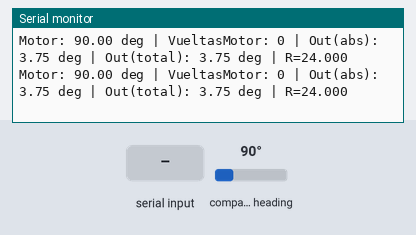
The sketch below on a simulated Arduino Uno, built with avr-gcc and run on an emulated ATmega328P. Parts: the last lines printed to the serial monitor. Wiring (inferred from the names in the program): AS5600 angle sensor at I2C address 0x36. The inputs (shaded band) are chosen by the test bench; at power-on: compass heading 90°.

Above: at 1.2 s.
1.3 s: "zero\n" received over Serial
At 1.46 s:
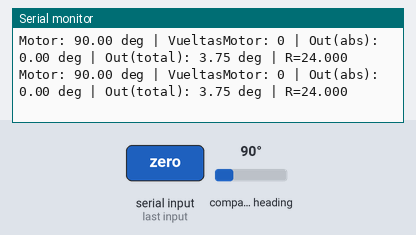
2.8 s: compass heading set to 180°
At 2.8 s:
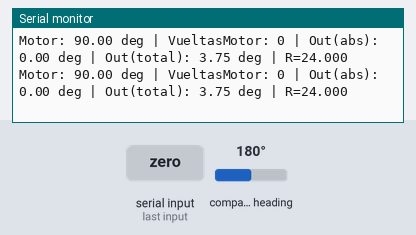
5.8 s: "r?\n" received over Serial
8.8 s: compass heading set to 269°
At 8.8 s:
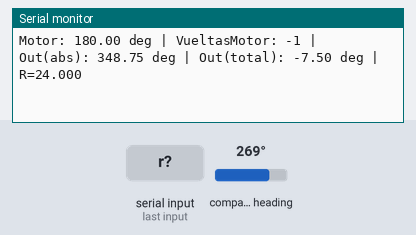
11.8 s: "r=\n" received over Serial
13.4 s: "1\n" received over Serial
Timing chart, 0 to 15.9 s (numbered marks = the images above; inputs shaded):
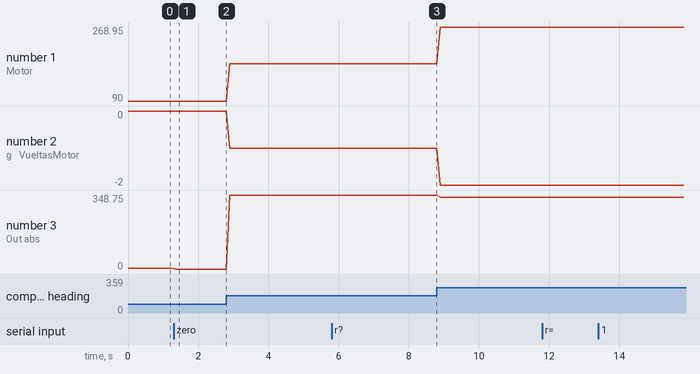

The sketch:

Encoder.ino
```cpp
#include <Wire.h>

#define AS5600_ADDR 0x36
#define RAW_ANGLE_REG 0x0C

// ==== CONFIGURACIÓN ====
// Ajusta tu relación de engranajes aquí:
double GEAR_RATIO = 24.0;   // Ej.: 101.0 o 217.0
const float HYST = 20.0;      // Histéresis en grados para detección de wrap

// ==== ESTADO ====
float lastAngleMotor = -1.0;     // Último ángulo (0..360)
long vueltasMotor = 0;           // Contador de vueltas del motor (+/-)
double ceroSalidaDeg = 0.0;      // Offset de "cero" en el eje de salida (deg)

uint16_t readRawAngle() {
  Wire.beginTransmission(AS5600_ADDR);
  Wire.write(RAW_ANGLE_REG);
  Wire.endTransmission();
  Wire.requestFrom(AS5600_ADDR, 2);

  if (Wire.available() >= 2) {
    uint16_t hi = Wire.read();
    uint16_t lo = Wire.read();
    return (hi << 8) | lo;  // 0..4095
  }
  return 0;
}

float readAngleMotorDeg() {
  uint16_t raw = readRawAngle();         // 0..4095
  return (raw * 360.0f) / 4096.0f;       // 0..360 (no inclusivo)
}

void maybeUpdateWrap(float ang) {
  if (lastAngleMotor < 0.0f) { // primera lectura
    lastAngleMotor = ang;
    return;
  }
  float diff = ang - lastAngleMotor;

  // Normaliza diff a (-180, 180]
  if (diff > 180.0f)  diff -= 360.0f;
  if (diff <= -180.0f) diff += 360.0f;

  // Detección de cruce por 0 con histéresis
  // Si veníamos subiendo y pasamos 360->0, diff negativo grande
  if (diff < -HYST) {
    vueltasMotor += 1;  // Completó una vuelta en sentido + (CW según montaje)
  }
  // Si veníamos bajando y pasamos 0->360, diff positivo grande
  else if (diff > HYST) {
    vueltasMotor -= 1;  // Vuelta en sentido - (CCW)
  }

  lastAngleMotor = ang;
}

void printStatus(float angMotor, double angOutAbs, double angOutTotal) {
  Serial.print("Motor: ");
  Serial.print(angMotor, 2);
  Serial.print(" deg | VueltasMotor: ");
  Serial.print(vueltasMotor);
  Serial.print(" | Out(abs): ");
  Serial.print(angOutAbs, 2);
  Serial.print(" deg | Out(total): ");
  Serial.print(angOutTotal, 2);
  Serial.print(" deg | R=");
  Serial.println(GEAR_RATIO, 3);
}

void handleSerial() {
  if (!Serial.available()) return;
  String s = Serial.readStringUntil('\n');
  s.trim();
  s.toLowerCase();

  if (s == "zero") {
    // Fija la posición actual de salida a 0
    float angMotor = readAngleMotorDeg();
    maybeUpdateWrap(angMotor);
    double thetaMotorTotal = 360.0 * (double)vueltasMotor + angMotor; // deg
    double thetaOutTotal   = thetaMotorTotal / GEAR_RATIO;            // deg
    // Queremos que out_abs = 0 en esta posición => cero = angOutTotal mod 360
    ceroSalidaDeg = fmod(thetaOutTotal, 360.0);
    if (ceroSalidaDeg < 0) ceroSalidaDeg += 360.0;
    Serial.println("Cero de salida fijado a 0 deg en la posición actual.");
  } else if (s == "r?") {
    Serial.print("Relacion actual R = ");
    Serial.println(GEAR_RATIO, 6);
  } else if (s.startsWith("r=")) {
    String val = s.substring(2);
    double nuevoR = val.toDouble();
    if (nuevoR > 0.1 && nuevoR < 10000.0) {
      GEAR_RATIO = nuevoR;
      Serial.print("Nueva relacion R = ");
      Serial.println(GEAR_RATIO, 6);
    } else {
      Serial.println("Valor de R invalido.");
    }
  } else {
    Serial.println("Comandos: zero | r? | r=XXX");
  }
}

void setup() {
  Serial.begin(115200);
  Wire.begin();
  Serial.println("AS5600 + Reductor: prueba de ángulo con multi-vuelta y cero.");
  Serial.println("Comandos: zero | r? | r=XXX   (ej: r=101)");
}

void loop() {
  handleSerial();

  float angMotor = readAngleMotorDeg();     // 0..360
  maybeUpdateWrap(angMotor);

  // Posición total del motor y mapeo a salida
  double thetaMotorTotal = 360.0 * (double)vueltasMotor + angMotor; // deg
  double thetaOutTotal   = thetaMotorTotal / GEAR_RATIO;            // deg (puede ser >360)
  double angOutAbs       = fmod(thetaOutTotal - ceroSalidaDeg, 360.0);
  if (angOutAbs < 0) angOutAbs += 360.0;

  printStatus(angMotor, angOutAbs, thetaOutTotal);
  delay(100);
}
```

Measured:
- after the input at 1.3 s, the serial monitor: prints a new line after 0.05 s (image 1)
- plotted number 1: 90 → 180 after the input at 2.8 s, 180 → 268.95 after the input at 8.8 s
- plotted number 2: 0 → -1 after the input at 2.8 s, -1 → -2 after the input at 8.8 s
- plotted number 3: 0 → 348.75 after the input at 2.8 s, 348.75 → 337.46 after the input at 8.8 s
